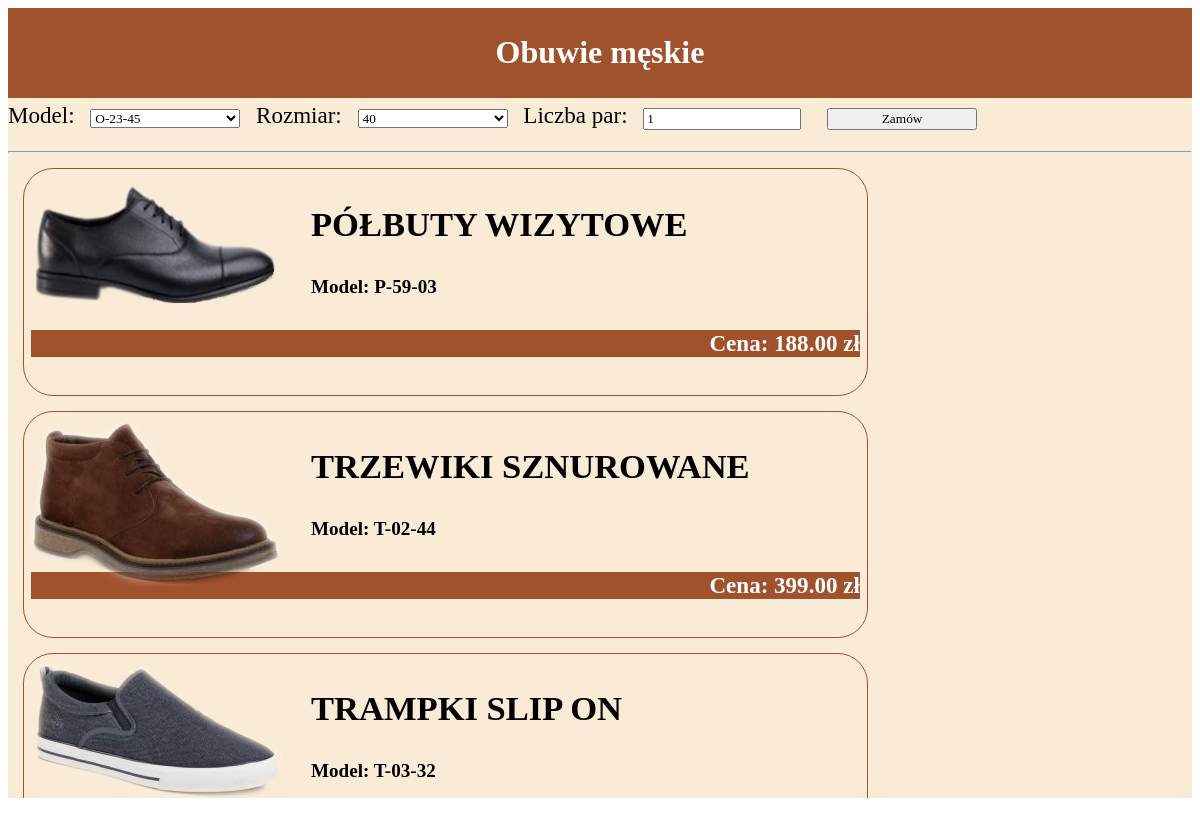
The page / on the database its author committed.
### tables this page shows
CREATE TABLE `produkt` (
  `kod_produktu` int(6) NOT NULL,
  `model` varchar(20) NOT NULL,
  `kolor` varchar(20) NOT NULL,
  `material` varchar(50) NOT NULL,
  `wysokosc_buta` float(3,1) NOT NULL,
  `nazwa_pliku` text NOT NULL
);

CREATE TABLE `buty` (
  `model` varchar(20) NOT NULL,
  `id_kat` int(3) NOT NULL,
  `nazwa` varchar(30) NOT NULL,
  `cena` float(5,2) NOT NULL
);

### index.php (the view, shortened to what this page needs)
<?php
$pol = mysqli_connect("localhost", "root", "", "obuwie");
?>
<!DOCTYPE html>
<html lang="pl">
<head>
    <link rel="stylesheet" href="style.css">
</head>
<body>
    <header>
        <h1>Obuwie męskie</h1>
    </header>
    <main>
    <main>
    <form method="post" action="zamow.php">
        <label for="model">Model:</label>
        <select name="model" id="model" class="kontrolka">
            <?php
            $res = mysqli_query($pol, "SELECT model FROM produkt");
            while ($row = mysqli_fetch_assoc($res)) {
                echo "<option value='{$row['model']}'>{$row['model']}</option>";
            }
            ?>
        </select>
        <label for="rozmiar">Rozmiar:</label>
        <select name="rozmiar" id="rozmiar" class="kontrolka">
            <?php
            for ($i = 40; $i <= 43; $i++) {
                echo "<option value='$i'>$i</option>";
            }
            ?>
        </select>
        <label for="liczba">Liczba par:</label>
        <input type="number" name="liczba" id="liczba" class="kontrolka" min="1" value="1">
        <input type="submit" value="Zamów" class="kontrolka">
    </form>
    <hr>
    <?php
    $sql = "SELECT b.model, b.nazwa, b.cena, p.nazwa_pliku
            FROM buty b
            JOIN produkt p ON b.model = p.model";
    $res = mysqli_query($pol, $sql);
    while ($row = mysqli_fetch_assoc($res)) {
        echo "<div class='buty'>";
        echo "<img src='{$row['nazwa_pliku']}' alt='but'>";
        echo "<h2>{$row['nazwa']}</h2>";
        echo "<h5>Model: {$row['model']}</h5>";
        echo "<h4>Cena: {$row['cena']} zł</h4>";
        echo "</div>";
    }
    ?>
</main>
</body>
</html>

### style.css (style rules this page uses)
* { font-family: Cambria; }
header, footer { background-color: sienna; color: white; padding: 5px; text-align: center; }
main { background-color: antiquewhite; height: 700px; font-size: 120%; overflow: auto; }
.kontrolka { width: 150px; margin: 10px; }
.buty { width: 70%; margin: 15px; padding: 7px; border: 1px solid sienna; border-radius: 30px }
img { float: left; margin-right: 30px; }
h4 { background-color: sienna; color: white; text-align: right; }

### rows shown on the page
produkt: nazwa_pliku (picture), model.nazwa "PÓŁBUTY WIZYTOWE", model.model "P-59-03", model.cena "188.00"
produkt: nazwa_pliku (picture), model.nazwa "TRZEWIKI SZNUROWANE", model.model "T-02-44", model.cena "399.00"
produkt: nazwa_pliku (picture), model.nazwa "TRAMPKI SLIP ON", model.model "T-03-32"

### other values the page prints
form field model "O-23-45"
form field rozmiar "40"
